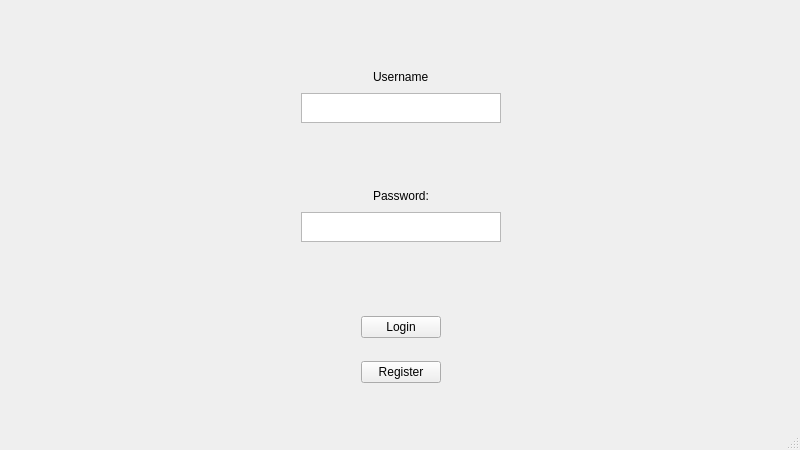
<?xml version="1.0" encoding="UTF-8"?>
<ui version="4.0">
 <class>MainWindow</class>
 <widget class="QMainWindow" name="MainWindow">
  <property name="geometry">
   <rect>
    <x>0</x>
    <y>0</y>
    <width>800</width>
    <height>450</height>
   </rect>
  </property>
  <property name="windowTitle">
   <string>MainWindow</string>
  </property>
  <widget class="QWidget" name="centralwidget">
   <widget class="QWidget" name="verticalLayoutWidget">
    <property name="geometry">
     <rect>
      <x>10</x>
      <y>299</y>
      <width>781</width>
      <height>101</height>
     </rect>
    </property>
    <layout class="QVBoxLayout" name="verticalLayout_2">
     <item>
      <layout class="QHBoxLayout" name="horizontalLayout_3">
       <item>
        <spacer name="horizontalSpacer">
         <property name="orientation">
          <enum>Qt::Horizontal</enum>
         </property>
         <property name="sizeHint" stdset="0">
          <size>
           <width>40</width>
           <height>20</height>
          </size>
         </property>
        </spacer>
       </item>
       <item>
        <widget class="QPushButton" name="loginButton">
         <property name="text">
          <string>Login</string>
         </property>
        </widget>
       </item>
       <item>
        <spacer name="horizontalSpacer_2">
         <property name="orientation">
          <enum>Qt::Horizontal</enum>
         </property>
         <property name="sizeHint" stdset="0">
          <size>
           <width>40</width>
           <height>20</height>
          </size>
         </property>
        </spacer>
       </item>
      </layout>
     </item>
     <item>
      <layout class="QHBoxLayout" name="horizontalLayout_5">
       <item>
        <spacer name="horizontalSpacer_4">
         <property name="orientation">
          <enum>Qt::Horizontal</enum>
         </property>
         <property name="sizeHint" stdset="0">
          <size>
           <width>40</width>
           <height>20</height>
          </size>
         </property>
        </spacer>
       </item>
       <item>
        <widget class="QPushButton" name="registerButton">
         <property name="text">
          <string>Register</string>
         </property>
        </widget>
       </item>
       <item>
        <spacer name="horizontalSpacer_3">
         <property name="orientation">
          <enum>Qt::Horizontal</enum>
         </property>
         <property name="sizeHint" stdset="0">
          <size>
           <width>40</width>
           <height>20</height>
          </size>
         </property>
        </spacer>
       </item>
      </layout>
     </item>
    </layout>
   </widget>
   <widget class="QWidget" name="verticalLayoutWidget_2">
    <property name="geometry">
     <rect>
      <x>10</x>
      <y>9</y>
      <width>781</width>
      <height>291</height>
     </rect>
    </property>
    <layout class="QVBoxLayout" name="verticalLayout_3">
     <item>
      <spacer name="verticalSpacer_3">
       <property name="orientation">
        <enum>Qt::Vertical</enum>
       </property>
       <property name="sizeHint" stdset="0">
        <size>
         <width>20</width>
         <height>40</height>
        </size>
       </property>
      </spacer>
     </item>
     <item>
      <layout class="QHBoxLayout" name="horizontalLayout_14">
       <item>
        <spacer name="horizontalSpacer_16">
         <property name="orientation">
          <enum>Qt::Horizontal</enum>
         </property>
         <property name="sizeHint" stdset="0">
          <size>
           <width>40</width>
           <height>20</height>
          </size>
         </property>
        </spacer>
       </item>
       <item>
        <widget class="QLabel" name="label">
         <property name="text">
          <string>Username</string>
         </property>
        </widget>
       </item>
       <item>
        <spacer name="horizontalSpacer_15">
         <property name="orientation">
          <enum>Qt::Horizontal</enum>
         </property>
         <property name="sizeHint" stdset="0">
          <size>
           <width>40</width>
           <height>20</height>
          </size>
         </property>
        </spacer>
       </item>
      </layout>
     </item>
     <item>
      <layout class="QHBoxLayout" name="horizontalLayout_9">
       <item>
        <spacer name="horizontalSpacer_6">
         <property name="orientation">
          <enum>Qt::Horizontal</enum>
         </property>
         <property name="sizeHint" stdset="0">
          <size>
           <width>40</width>
           <height>20</height>
          </size>
         </property>
        </spacer>
       </item>
       <item>
        <widget class="QTextEdit" name="usernameBox">
         <property name="enabled">
          <bool>true</bool>
         </property>
         <property name="maximumSize">
          <size>
           <width>200</width>
           <height>30</height>
          </size>
         </property>
        </widget>
       </item>
       <item>
        <spacer name="horizontalSpacer_5">
         <property name="orientation">
          <enum>Qt::Horizontal</enum>
         </property>
         <property name="sizeHint" stdset="0">
          <size>
           <width>40</width>
           <height>20</height>
          </size>
         </property>
        </spacer>
       </item>
      </layout>
     </item>
     <item>
      <spacer name="verticalSpacer_2">
       <property name="orientation">
        <enum>Qt::Vertical</enum>
       </property>
       <property name="sizeHint" stdset="0">
        <size>
         <width>20</width>
         <height>40</height>
        </size>
       </property>
      </spacer>
     </item>
     <item>
      <layout class="QHBoxLayout" name="horizontalLayout_15">
       <item>
        <spacer name="horizontalSpacer_18">
         <property name="orientation">
          <enum>Qt::Horizontal</enum>
         </property>
         <property name="sizeHint" stdset="0">
          <size>
           <width>40</width>
           <height>20</height>
          </size>
         </property>
        </spacer>
       </item>
       <item>
        <widget class="QLabel" name="label_2">
         <property name="text">
          <string>Password:</string>
         </property>
        </widget>
       </item>
       <item>
        <spacer name="horizontalSpacer_17">
         <property name="orientation">
          <enum>Qt::Horizontal</enum>
         </property>
         <property name="sizeHint" stdset="0">
          <size>
           <width>40</width>
           <height>20</height>
          </size>
         </property>
        </spacer>
       </item>
      </layout>
     </item>
     <item>
      <layout class="QHBoxLayout" name="horizontalLayout_7">
       <item>
        <spacer name="horizontalSpacer_8">
         <property name="orientation">
          <enum>Qt::Horizontal</enum>
         </property>
         <property name="sizeHint" stdset="0">
          <size>
           <width>40</width>
           <height>20</height>
          </size>
         </property>
        </spacer>
       </item>
       <item>
        <widget class="QTextEdit" name="passwordBox">
         <property name="maximumSize">
          <size>
           <width>200</width>
           <height>30</height>
          </size>
         </property>
        </widget>
       </item>
       <item>
        <spacer name="horizontalSpacer_7">
         <property name="orientation">
          <enum>Qt::Horizontal</enum>
         </property>
         <property name="sizeHint" stdset="0">
          <size>
           <width>40</width>
           <height>20</height>
          </size>
         </property>
        </spacer>
       </item>
      </layout>
     </item>
     <item>
      <spacer name="verticalSpacer_4">
       <property name="orientation">
        <enum>Qt::Vertical</enum>
       </property>
       <property name="sizeHint" stdset="0">
        <size>
         <width>20</width>
         <height>40</height>
        </size>
       </property>
      </spacer>
     </item>
    </layout>
   </widget>
  </widget>
  <widget class="QMenuBar" name="menubar">
   <property name="geometry">
    <rect>
     <x>0</x>
     <y>0</y>
     <width>800</width>
     <height>22</height>
    </rect>
   </property>
  </widget>
  <widget class="QStatusBar" name="statusbar"/>
 </widget>
 <resources/>
 <connections/>
</ui>
